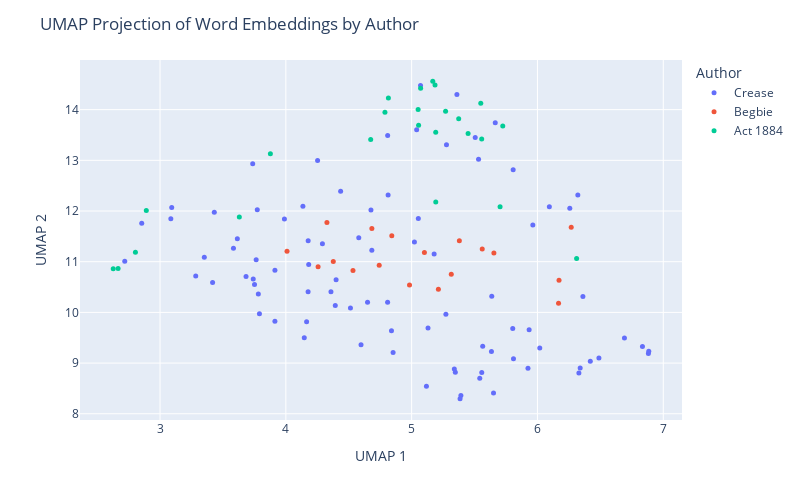

This figure's notebook cell:
### Code cell
umap_df = pd.DataFrame(proj, columns=['UMAP 1', 'UMAP 2'])
umap_df['Author'] = labels
umap_df['Text'] = [snip for auth in act_snippets for snip in act_snippets[auth]]
umap_df['Text'] = umap_df['Text'].apply(lambda t: wrap_text(t, width=50))

fig = px.scatter(umap_df, x='UMAP 1', y='UMAP 2', 
                 color='Author', hover_data=['Text'], 
                 width=800, height=500 )
fig.update_traces(marker=dict(size=5))
fig.update_layout(title='UMAP Projection of Word Embeddings by Author')
fig.show()
